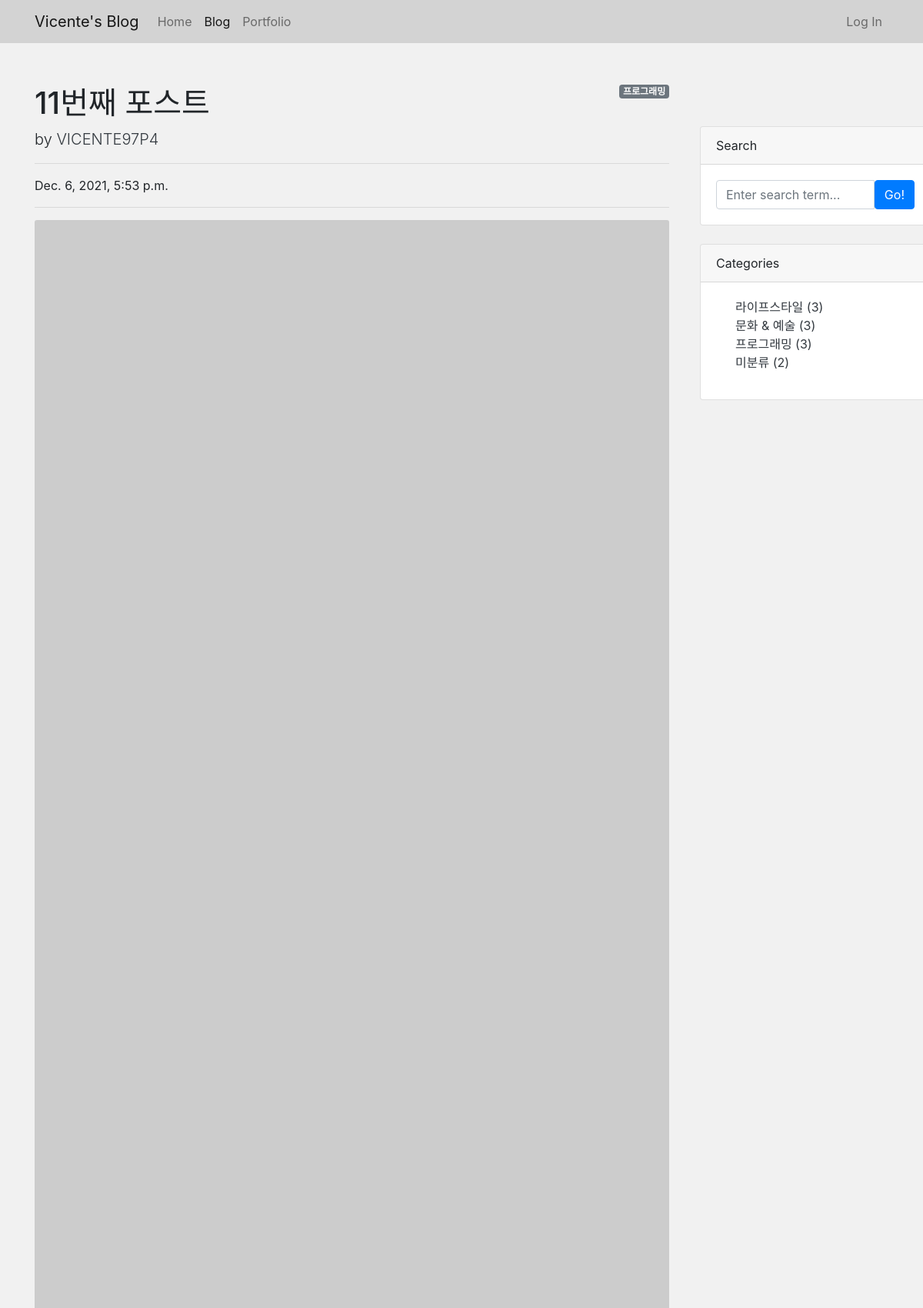
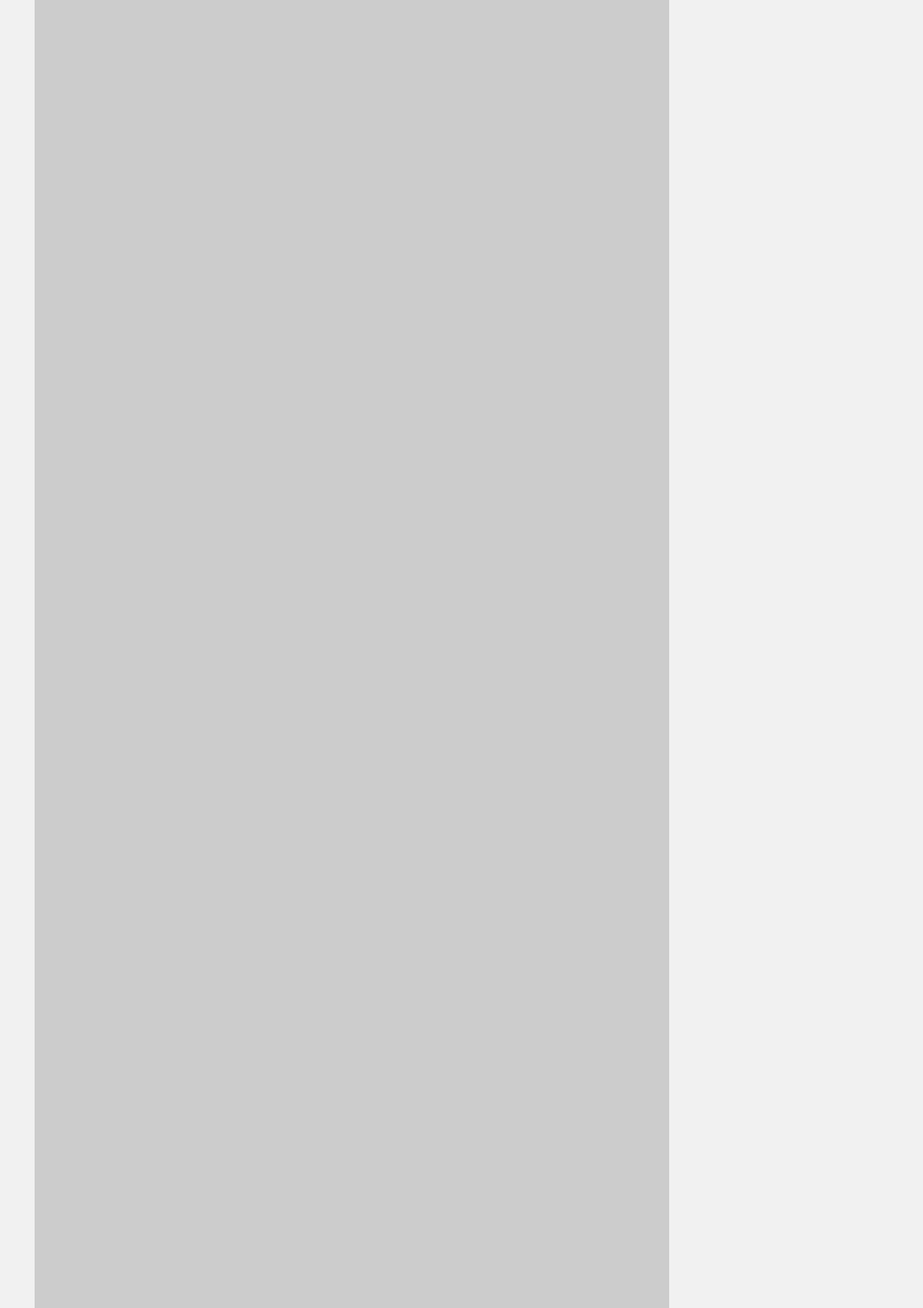
Page /blog/11/ (upper part) on the committed database (2 pictures, top to bottom).
### blog/models.py (models this page shows, shortened)
class Post(models.Model):
    title = models.CharField(max_length=30)
    hook_text = models.CharField(max_length=100, blank=True)
    content = MarkdownxField()
    head_image = models.ImageField(upload_to='blog/images/%Y/%m/%d/', blank=True)
    file_upload = models.FileField(upload_to='blog/files/%Y/%m/%d/', blank=True)
    created_at = models.DateTimeField(auto_now_add=True)
    updated_at = models.DateTimeField(auto_now=True)
    author = models.ForeignKey(User, null=True, on_delete=models.SET_NULL)
    category = models.ForeignKey(Category, null=True, blank=True, on_delete=models.SET_NULL)
    tags = models.ManyToManyField(Tag, blank=True)
    good = models.ManyToManyField(User, related_name='good', blank=True)
    view_cnt = models.PositiveIntegerField(default=0, verbose_name='조회수')
    def get_content_markdown(self):
        return markdown(self.content)

class Category(models.Model):
    name = models.CharField(max_length=50, unique=True)
    slug = models.SlugField(max_length=200, unique=True, allow_unicode=True)
    def __str__(self):
        return self.name
    def get_absolute_url(self):
        return f'/blog/category/{self.slug}/'
    class Meta:
        verbose_name_plural = 'Categories'

### blog/views.py (the view)
# urls.py: path('<int:pk>/', views.post_detail),
def post_detail(request, pk):
    login_session = request.session.get('login_session', '')
    context = {'login_session': login_session}
    post = get_object_or_404(Post, id=pk)
    context['post'] = post
    context['categories'] = Category.objects.all()
    context['no_category_post_count'] = Post.objects.filter(category=None).count()
    context['comment_form'] = CommentForm
    if post.author.id == login_session:
        context['writer'] = True
    else:
        context['writer'] = False
    response = render(
        request,
        'blog/post_detail.html',
        context
    )
    cookie_value = request.COOKIES.get('enter_post', '_')
    if f'{pk}' not in cookie_value:
        cookie_value += f'{pk}_'
        response.set_cookie('enter_post', value=cookie_value, httponly=True)
        post.view_cnt += 1
        post.save()
    return response

### blog/models.py (called while the page is built)
    def get_avatar_url(self):
        if self.author.socialaccount_set.exists():
            return self.author.socialaccount_set.first().get_avatar_url()
        else:
            return f'https://picsum.photos/seed/{self.author.pk}/60/60'

### blog/templates/blog/post_detail.html (shortened to what this page needs)
{% extends 'blog/base.html' %}
{% load crispy_forms_tags %}
{% block main_area %}
<div id="post-area">
    {% if post.category %}
    <span class="badge badge-secondary float-right">{{ post.category }}</span>
    {% else %}
    <span class="badge badge-secondary float-right">미분류</span>
    {% endif %}
    <h1 class="mt-4">{{ post.title }}</h1>
    <p class="lead">
        by
        <a href="#" class="text-decoration-none text-dark">{{ post.author | upper }}</a>
    </p>
    <hr/>
    <p>{{ post.created_at }}</p>
    <hr/>
    {% if post.head_image %}
    <img class="card-img-top" src="{{ post.head_image.url }}" alt="..." />
    {% else %}
    <img class="card-img-top" src="https://picsum.photos/seed/{{ post.pk }}/800/600" alt="..." />
    {% endif %}
    <br/>
    <br/>
</div>
{% endblock %}

### blog/templates/blog/base.html (shortened to what this page needs)
<!DOCTYPE html>
{% load static %}
<html lang="ko">
<head>
    <link rel="stylesheet" href="{% static '/blog/bootstrap/bootstrap.min.css' %}" media="screen">
</head>
<body style="background-color: #f1f1f1;">
{% include 'blog/navbar.html' %}
<div class="container">
    <div class="row">
        <div class="col-md-8 col-lg-9" id="main-area" style="background-color: #f1f1f1;padding-top: 30px">
            {% block main_area %}
            {% endblock %}
        </div>
        <div style="width: 10px;"></div>
        <div class="col-md-4 col-lg-2 float-right" style="margin-top: 108px;">
            <div style="width: 300px;">
            <div class="card mb-4">
                <div class="card-header">Search</div>
                <div class="card-body">
                    <div class="input-group">
                        <input class="form-control" type="text" placeholder="Enter search term..." aria-label="Enter search term..." aria-describedby="button-search" id="search-input"/>
                        <button class="btn btn-primary" id="button-search" type="button" onclick="searchPost();">Go!</button>
                    </div>
                </div>
            </div>
            <div class="card mb-4" id="categories-card">
                <div class="card-header">Categories</div>
                <div class="card-body">
                    <div class="row">
                        <ul style="list-style: none;">
                            {% for category in categories %}
                            <li><a href="{{ category.get_absolute_url }}" class="text-decoration-none text-dark">{{ category }} ({{ category.post_set.count }})</a></li>
                            {% endfor %}
                            <li><a href="/blog/category/no_category/" class="text-decoration-none text-dark">미분류 ({{ no_category_post_count }})</a></li>
                        </ul>
                    </div>
                </div>
            </div>
                </div>
        </div>
    </div>
</div>
</body>
</html>

### rows in the picture
Post: category "프로그래밍", title "11번째 포스트", author "VICENTE97P4", created_at "Dec. 6, 2021, 5:53 p.m."
Category: name "라이프스타일", post_set.count "3"
Category: name "문화 & 예술", post_set.count "3"
Category: name "프로그래밍", post_set.count "3"

### other values in the picture
{{ no_category_post_count }} "2"
